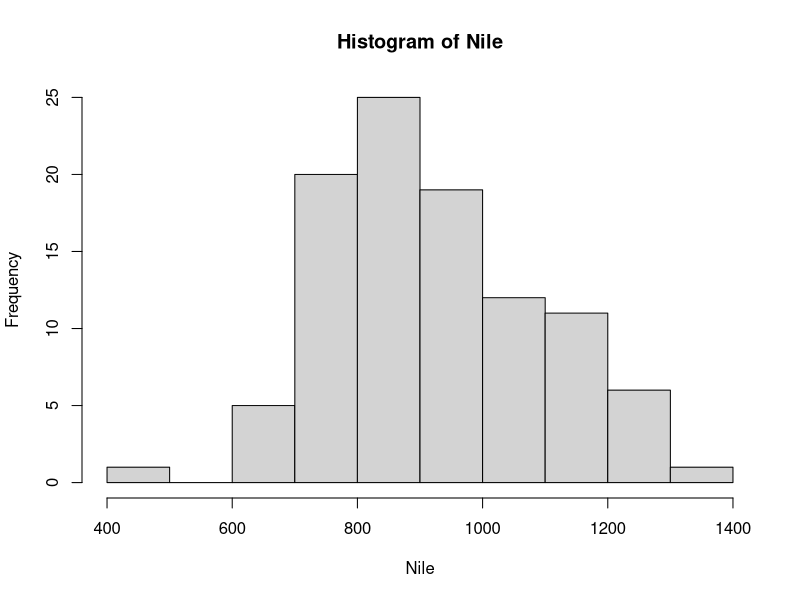
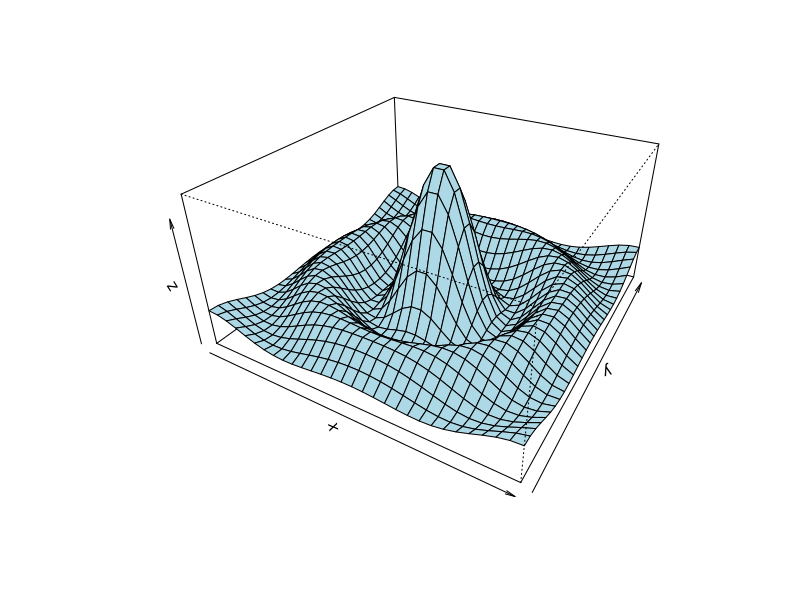
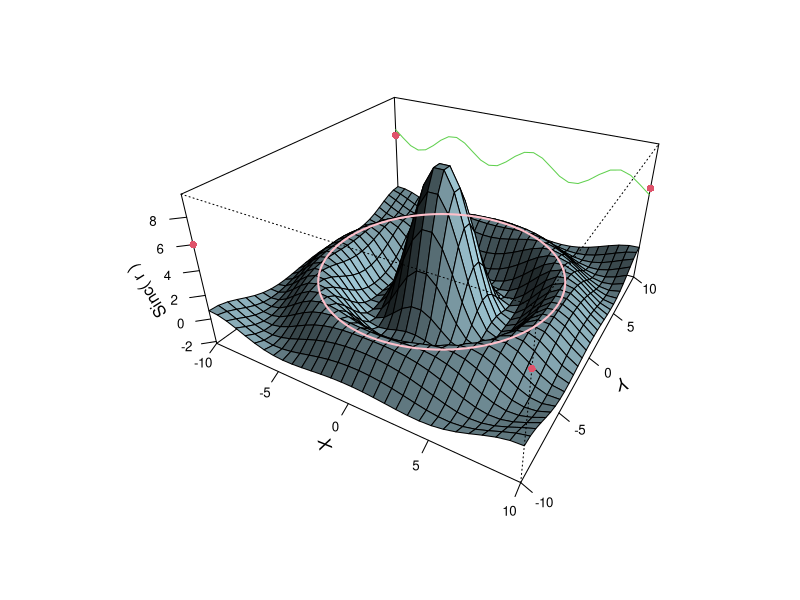
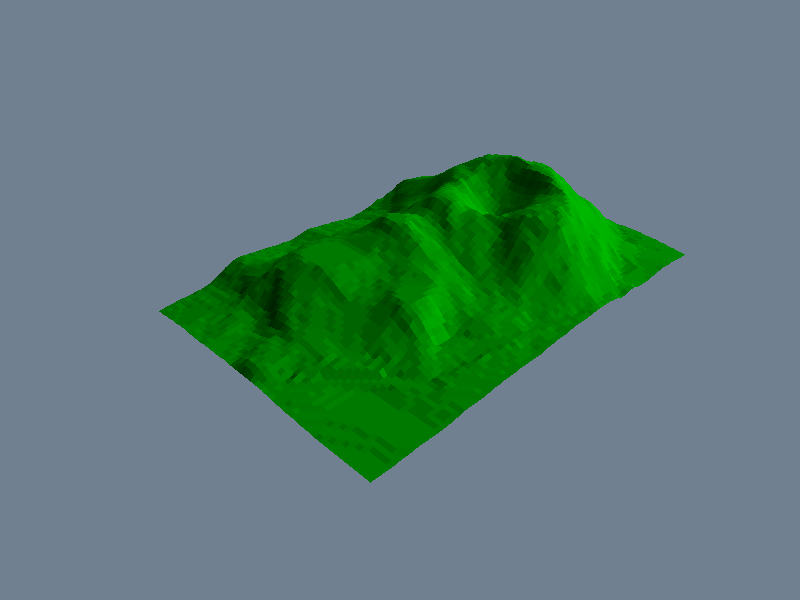
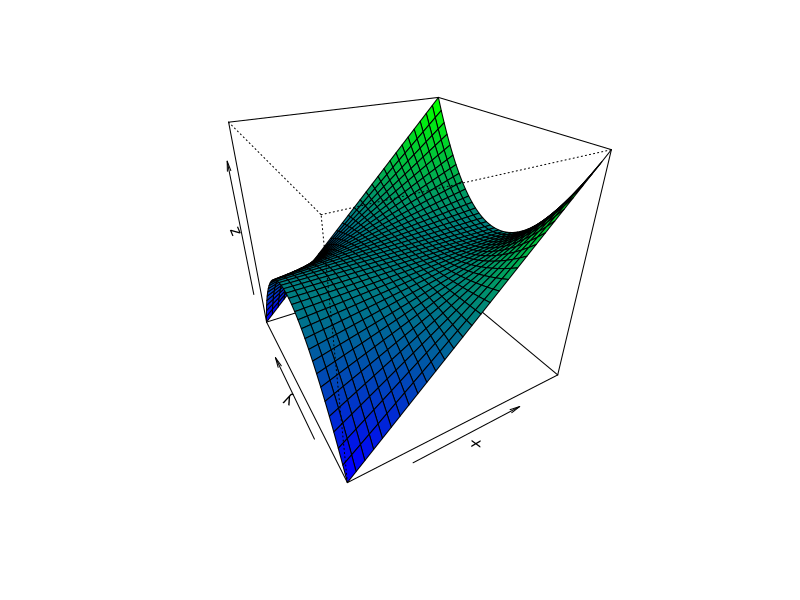

Write the R code that produced these figures, in order.
# ------------------------
# Chapter 1: Introduction
# ------------------------

# Create a vector. 'c' here stands for concatenate.
x <- c(1,2,4)
x

# C can be used to concatenate vectors.
q <- c(x, x, 9)
q

# Subsetting on datasets/vectors
x[2:3]

# Calculate mean and standard deviation of x
mean(x)
sd(x)

# Get list of data sets
# data()

# Get the mean of Nile
print('Mean of Nile: ')
mean(Nile)
print('SD of Nile: ')
sd(Nile)

# for loop
for(i in x){
  print(i)
}

# Structure - shows the internal structure of any R object.
str(hist(Nile))

# Example function
example(persp)